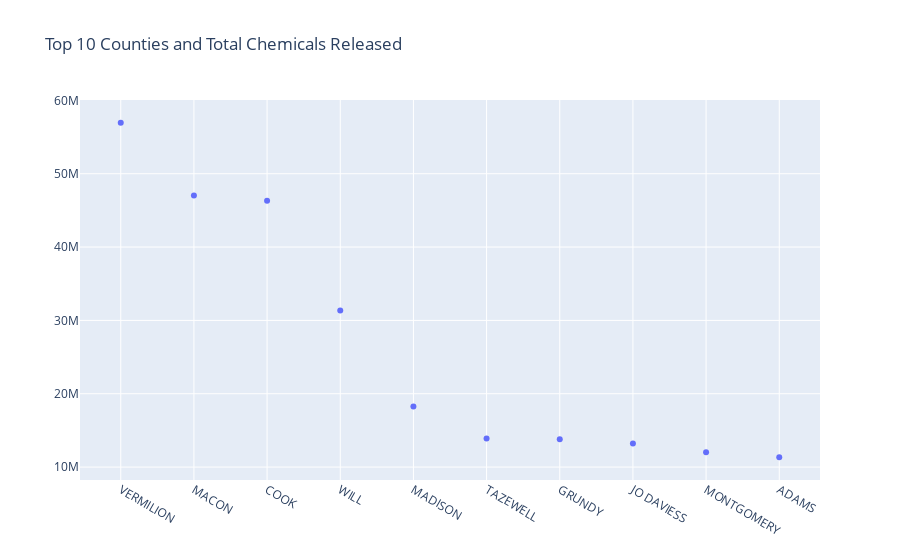

Notebook source saved alongside this figure:
### Code cell
fig = go.Figure(data=go.Scatter(
x = labels,
y = values,
mode = 'markers'))
# marker=dict(size=county_grouped_gtz['total_release']/1000000)))
fig.update_layout(title_text = 'Top 10 Counties and Total Chemicals Released')
fig.show()

### Figure 1 — Plotly figure (JSON) as saved in the notebook; plotly's stock layout.template omitted (floating-point values rounded to 4 significant figures)
{"data": [{"mode": "markers", "type": "scatter", "x": ["VERMILION", "MACON", "COOK", "WILL", "MADISON", "TAZEWELL", "GRUNDY", "JO DAVIESS", "MONTGOMERY", "ADAMS"], "y": [56950000.0, 47030000.0, 46330000.0, 31340000.0, 18250000.0, 13880000.0, 13810000.0, 13210000.0, 12010000.0, 11340000.0]}], "layout": {"title": {"text": "Top 10 Counties and Total Chemicals Released"}}}
